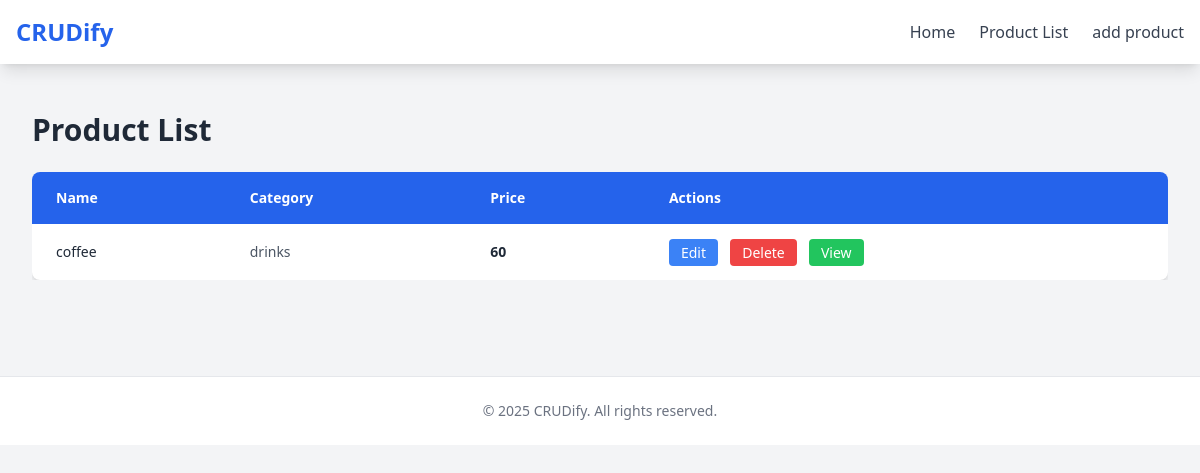
/product-list/, run on an earlier commit of the app's database.
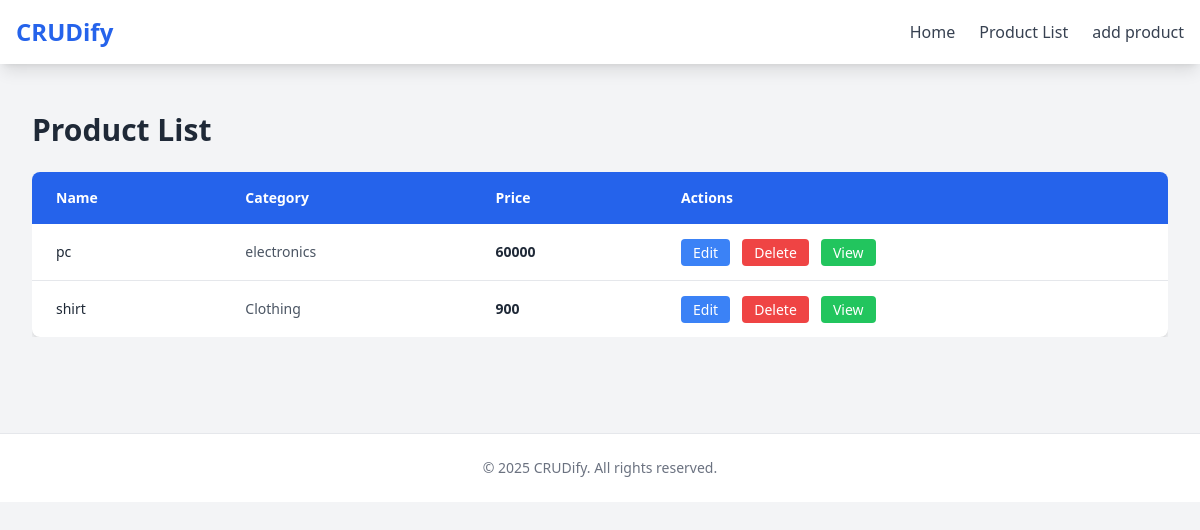
And on a later commit of the database.
### product/models.py (models this page shows)
class productModel(models.Model):
    name =models.CharField(max_length=100)
    category = models.CharField(max_length=100)
    price = models.IntegerField()

### crud2/views.py (the view)
# urls.py: path('product-list/', productList, name='productList'),
def productList(request):
    productData = productModel.objects.all()
    return render(request, 'productList.html', {'productData':productData})

### templates/productList.html
{% extends "master.html" %}
{% block body %}
<section class="max-w-7xl mx-auto px-4 sm:px-6 lg:px-8 py-12">
    <h2 class="text-3xl font-bold text-gray-800 mb-6">Product List</h2>
    <div class="overflow-x-auto">
      <table class="min-w-full bg-white shadow-md rounded-lg overflow-hidden">
        <thead class="bg-blue-600 text-white">
          <tr>
            <th class="text-left px-6 py-4 text-sm font-semibold">Name</th>
            <th class="text-left px-6 py-4 text-sm font-semibold">Category</th>
            <th class="text-left px-6 py-4 text-sm font-semibold">Price</th>
            <th class="text-left px-6 py-4 text-sm font-semibold">Actions</th>
          </tr>
        </thead>
        <tbody class="divide-y divide-gray-200">
          {% for product in productData %}
          <tr class="hover:bg-gray-50 transition">
            <td class="px-6 py-4 text-sm font-medium text-gray-800">{{ product.name }}</td>
            <td class="px-6 py-4 text-sm text-gray-600">{{ product.category }}</td>
            <td class="px-6 py-4 text-sm text-gray-800 font-semibold">{{ product.price }}</td>
            <td class="px-6 py-4 space-x-2">
              <a href="{% url "editProduct" product.id %}" class="bg-blue-500 text-white px-3 py-1 rounded hover:bg-blue-600 text-sm">Edit</a>
              <a href="{% url "deleteProduct" product.id %}" class="bg-red-500 text-white px-3 py-1 rounded hover:bg-red-600 text-sm">Delete</a>
              <a href="{% url "viewProduct" product.id %}" class="bg-green-500 text-white px-3 py-1 rounded hover:bg-red-600 text-sm">View</a>
            </td>
          </tr>
          {% endfor %}
        </tbody>
      </table>
    </div>
  </section>
{% endblock body %}

### templates/master.html (shortened to what this page needs)
<!DOCTYPE html>
<html lang="en">
<head>
  <script src="https://cdn.tailwindcss.com"></script>
</head>
<body class="bg-gray-100 text-gray-800">
  {% include "navbar.html" %}
  {% block body %}
  {% endblock body %}
  <footer class="text-center py-6 bg-white mt-12 border-t">
    <p class="text-gray-500 text-sm">&copy; 2025 CRUDify. All rights reserved.</p>
  </footer>
</body>
</html>

### templates/navbar.html
<nav class="bg-white shadow-lg">
    <div class="max-w-7xl mx-auto px-4 py-4 flex justify-between items-center">
      <a href="#" class="text-2xl font-bold text-blue-600">CRUDify</a>
      <div class="space-x-6 hidden md:flex">
        <a href="{% url "home" %}" class="text-gray-700 hover:text-blue-600 font-medium">Home</a>
        <a href="{% url "productList" %}" class="text-gray-700 hover:text-blue-600 font-medium">Product List</a>
        <a href="{% url "addProduct" %}" class="text-gray-700 hover:text-blue-600 font-medium">add product</a>
      </div>
    </div>
  </nav>

What changed in the data, as far as the page shows it:
changed productModel: name "coffee" → "pc"; category "drinks" → "electronics"; price "60" → "60000"
added productModel: name "shirt", category "Clothing", price "900"
